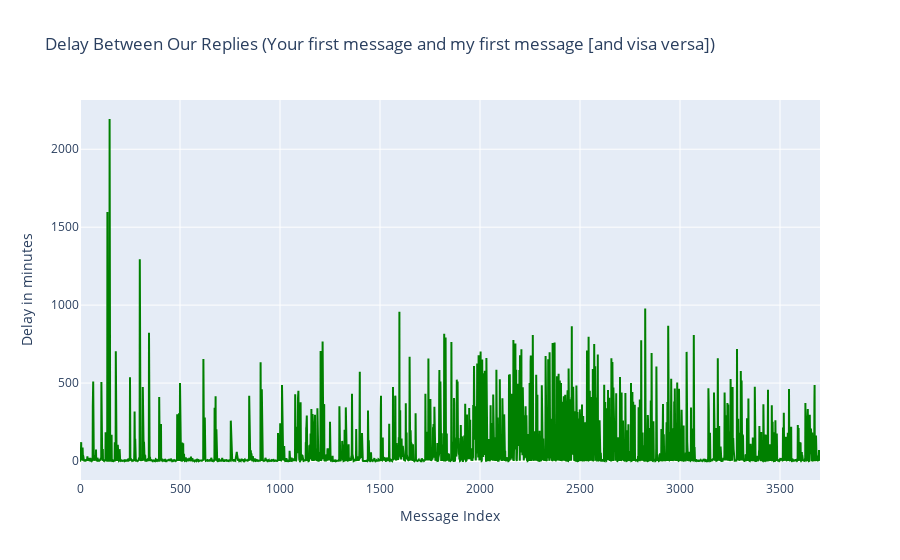

The notebook cell saved with this chart:
### Code cell
d1 = []

for index, row in frame.iterrows():
    if index > 0:
        if responder != row['Name']:
            d1.append([f"{responder} -> {row['Name']}", row['Timestamp(minutes)']-lag])
            lag = row['Timestamp(minutes)']

    else:
        lag = row['Timestamp(minutes)']
    
    responder = row['Name']

frame1 = pandas.DataFrame(data = d1, columns = ['Sequence', 'Delay'])

figure1 = graph.Figure(data = graph.Scatter(y = frame1['Delay'],
                                            line = dict(color = 'green', width = 2)))
figure1.update_layout(title = 'Delay Between Our Replies (Your first message and my first message [and visa versa])',
                   xaxis_title = 'Message Index',
                   yaxis_title = 'Delay in minutes')
figure1.show()

### Figure 1 — Plotly figure (JSON) as saved in the notebook; plotly's stock layout.template omitted (floating-point values rounded to 4 significant figures; data arrays with more than 128 entries replaced by an {"elided": "..."} marker saying what was removed)
{"data": [{"line": {"color": "green", "width": 2}, "type": "scatter", "y": {"elided": "3701 int values"}}], "layout": {"title": {"text": "Delay Between Our Replies (Your first message and my first message [and visa versa])"}, "xaxis": {"title": {"text": "Message Index"}}, "yaxis": {"title": {"text": "Delay in minutes"}}}}
